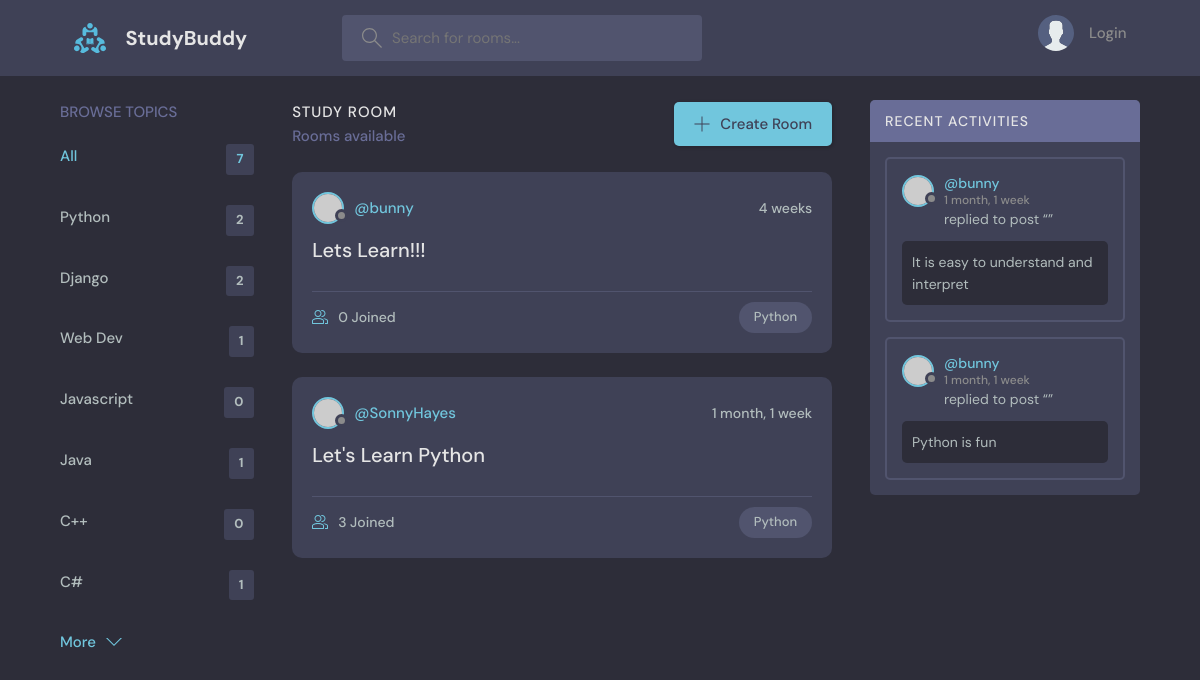
Page /?q=Python on the committed database.
### base/models.py (models this page shows, shortened)
class Topic(models.Model):
    name = models.CharField(max_length=200)

class Room(models.Model):
    host= models.ForeignKey(User , on_delete=models.SET_NULL , null= True)
    topic= models.ForeignKey(Topic , on_delete=models.SET_NULL , null= True)
    name = models.CharField(max_length=200)
    description = models.TextField(null=True , blank=True)
    participants = models.ManyToManyField(User, related_name='participants' , blank=True
                                          )
    updated = models.DateTimeField(auto_now=True)
    created = models.DateTimeField(auto_now_add=True)
    class Meta:
        ordering = ['-updated', '-created']

class Message(models.Model):
    user = models.ForeignKey(User, on_delete=models.CASCADE)  #user content
    room = models.ForeignKey(Room, on_delete=models.CASCADE)  #room relationship
    body = models.TextField()
    updated = models.DateTimeField(auto_now=True)   #updating user content
    created = models.DateTimeField(auto_now_add=True)   #creating user content
    class Meta:
        ordering = ['-updated', '-created']

### base/views.py (the view)
# urls.py: path('', views.home, name="home"),
def home(request):
    q = request.GET.get('q') if request.GET.get('q')!= None else''  #To Search any particular topic
    rooms= Room.objects.filter(
        Q(topic__name__icontains=q) |
        Q(name__icontains=q) |
        Q(description__icontains=q)
    )
    topics = Topic.objects.all()
    room_messages = Message.objects.filter(Q(room__topic__name__icontains=q))
    room_count = rooms.count()
    context = {'rooms' : rooms , 'topics': topics , 'room_count':room_count,
               'room_messages': room_messages}
    return render(request, 'base/home.html' ,context)

### base/templates/base/home.html (shortened to what this page needs)
{% extends 'main.html' %}
{% block content %}
    <main class="layout layout--3">
      <div class="container">
         {% include 'base/topics_component.html' %}
        <div class="roomList">
          <div class="roomList__header">
            <div>
              <h2>Study Room</h2>
              <p>{{rooms_count}} Rooms available</p>
            </div>
            <a class="btn btn--main" href="{% url 'create-room' %}">
              <svg version="1.1" xmlns="http://www.w3.org/2000/svg" width="32" height="32" viewBox="0 0 32 32">
                <title>add</title>
                <path
                  d="M16.943 0.943h-1.885v14.115h-14.115v1.885h14.115v14.115h1.885v-14.115h14.115v-1.885h-14.115v-14.115z"
                ></path>
              </svg>
              Create Room
            </a>
          </div>
          {% include 'base/feed_component.html' %}
        </div>
         {% include 'base/activity_component.html' %}
      </div>
    </main>
{% endblock content %}

### base/templates/base/topics_component.html
<div class="topics">
          <div class="topics__header">
            <h2>Browse Topics</h2>
          </div>
          <ul class="topics__list">
            <li>
              <a href="{% url 'home' %}" class="active">All <span>{{topics.count}}</span></a>
            </li>
            {%  for topic in topics %}
            <li>
              <a href="{% url 'home' %}?q={{topic.name}}">{{topic.name}} <span>{{topic.room_set.all.count}}</span></a>
            </li>
            {%  endfor %}
          </ul>
          <a class="btn btn--link" href="topics.html">
            More
            <svg version="1.1" xmlns="http://www.w3.org/2000/svg" width="32" height="32" viewBox="0 0 32 32">
              <title>chevron-down</title>
              <path d="M16 21l-13-13h-3l16 16 16-16h-3l-13 13z"></path>
            </svg>
          </a>
        </div>

### base/templates/base/feed_component.html (shortened to what this page needs)
{%  for room in rooms  %}
<div class="roomListRoom">
            <div class="roomListRoom__header">
              <a href="{% url 'user-profile' room.host.id %}" class="roomListRoom__author">
                <div class="avatar avatar--small">
                  <img src="https://randomuser.me/api/portraits/women/11.jpg" />
                </div>
                <span>@{{room.host.username}}</span>
              </a>
              <div class="roomListRoom__actions">
                <span>{{room.created|timesince}}</span>
              </div>
            </div>
            <div class="roomListRoom__content">
              <a href="{% url 'room' room.id%}">{{room.name}}</a>
            </div>
            <div class="roomListRoom__meta">
              <a href="{% url 'room' room.id%}" class="roomListRoom__joined">
                {{room.participants.all.count}} Joined
              </a>
              <p class="roomListRoom__topic">{{room.topic.name}}</p>
            </div>
          </div>
{%  endfor  %}

### base/templates/base/activity_component.html (shortened to what this page needs)
<div class="activities">
          <div class="activities__header">
            <h2>Recent Activities</h2>
          </div>
          {% for message in room_messages %}
          <div class="activities__box">
            <div class="activities__boxHeader roomListRoom__header">
              <a href="{% url 'user-profile' message.user.id %}" class="roomListRoom__author">
                <div class="avatar avatar--small">
                  <img src="https://randomuser.me/api/portraits/women/11.jpg" />
                </div>
                <p>
                  @{{message.user}}
                  <span>{{message.created|timesince}}</span>
                </p>
              </a>
            </div>
            <div class="activities__boxContent">
              <p>replied to post “<a href="{% url 'room' message.room.id %}">{{messaage.room}}</a>”</p>
              <div class="activities__boxRoomContent">
                {{message.body}}
              </div>
            </div>
          </div>
          {% endfor %}
        </div>

### rows in the picture
Topic: name "Python", room_set.all.count "2"
Topic: name "Django", room_set.all.count "2"
Topic: name "Web Dev", room_set.all.count "1"
Topic: name "Javascript", room_set.all.count "0"
Topic: name "Java", room_set.all.count "1"
Topic: name "C++", room_set.all.count "0"
Topic: name "C#", room_set.all.count "1"
Room: host.username "bunny", created "4 weeks", name "Lets Learn!!!", participants.all.count "0", topic.name "Python"
Room: host.username "SonnyHayes", created "1 month, 1 week", name "Let's Learn Python", participants.all.count "3", topic.name "Python"
Message: user "bunny", created "1 month, 1 week", body "It is easy to understand and interpret"
Message: user "bunny", created "1 month, 1 week", body "Python is fun"

### other values in the picture
{{ topics.count }} "7"
